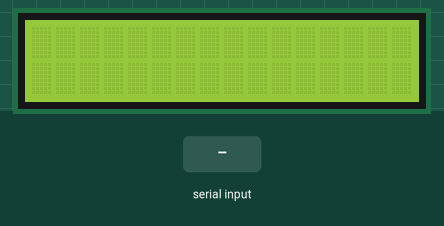
The sketch below on a simulated Arduino Uno, built with avr-gcc and run on an emulated ATmega328P. Shown: 16×2 character LCD. The test bench sets the inputs (shaded band).

Above: at 1.2 s.
1.3 s: "1" received over Serial
At 2.4 s:
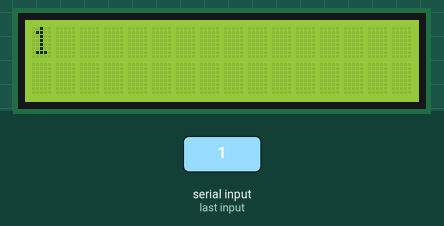
2.8 s: "0" received over Serial
At 3.5 s:
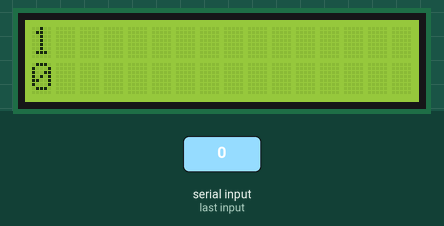
4.3 s: "2" received over Serial
At 4.6 s:
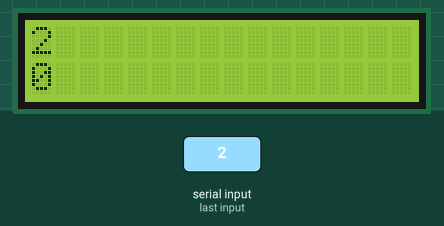
Timing chart, 0 to 7.3 s (numbered marks = the images above; inputs shaded):
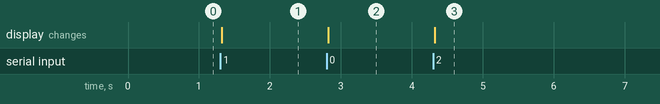

The sketch:

10_dynamic_serial_lcd_display.ino
```cpp
#include <LiquidCrystal.h>

#define LCD_RS_PIN 3
#define LCD_E_PIN 4
#define LCD_D4_PIN 5
#define LCD_D5_PIN 6
#define LCD_D6_PIN 7
#define LCD_D7_PIN 8

// Pass arguments in order
LiquidCrystal lcd(LCD_RS_PIN, LCD_E_PIN, LCD_D4_PIN,
                  LCD_D5_PIN, LCD_D6_PIN, LCD_D7_PIN);

const int LCD_COLUMNS = 16;
const int LCD_ROWS = 2;
int row = 0;


void setup() {
  lcd.begin(LCD_COLUMNS, LCD_ROWS);  // Set the LCD's number of columns and rows
  Serial.begin(115200);
  Serial.setTimeout(20);
}

void loop() {
  if (Serial.available() > 0) {
    String message = Serial.readString();
    displayMessage(message);
  }

}

void displayMessage(String message) {
  lcd.setCursor(0, row);

  if (message.length() > 16){
    lcd.print("Text is too long");
  } else {
  	lcd.print(message);
  }

  for (int i = message.length(); i < 16; i++) {
    lcd.print(" ");
  }

  if (row == 0) {
    row = 1;
  } else {
    row = 0;
  }

}
```

Measured:
- after the input at 1.3 s, the display: changes at once (image 1)
- after the input at 2.8 s, the display: changes at once (image 2)
- after the input at 4.3 s, the display: changes at once (image 3)
